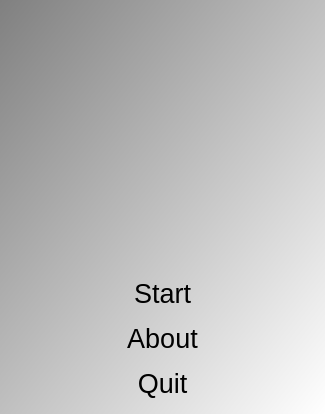
<?xml version="1.0" encoding="UTF-8"?>
<ui version="4.0">
 <class>QtTestQtRoundedRectItemMenuDialog</class>
 <widget class="QDialog" name="QtTestQtRoundedRectItemMenuDialog">
  <property name="geometry">
   <rect>
    <x>0</x>
    <y>0</y>
    <width>325</width>
    <height>414</height>
   </rect>
  </property>
  <property name="font">
   <font>
    <pointsize>20</pointsize>
   </font>
  </property>
  <property name="windowTitle">
   <string>TestQtRoundedRectItem</string>
  </property>
  <property name="windowIcon">
   <iconset resource="ToolTestQtRoundedRectItem.qrc">
    <normaloff>:/images/R.png</normaloff>:/images/R.png</iconset>
  </property>
  <property name="styleSheet">
   <string notr="true">QDialog { 
background-color: qlineargradient(x1: 0, y1: 0, x2: 1, y2: 1, stop: 0  #808080, stop: 1 #ffffff);
}
QPushButton { background-color: rgb(255, 255, 255);  }
QPushButton { color: rgb(0,0,0); }
QPushButton { font: 48px, &quot;monospace&quot; }</string>
  </property>
  <layout class="QGridLayout" name="gridLayout">
   <item row="1" column="0">
    <widget class="QPushButton" name="button_start">
     <property name="text">
      <string>Start</string>
     </property>
     <property name="flat">
      <bool>true</bool>
     </property>
    </widget>
   </item>
   <item row="3" column="0">
    <widget class="QPushButton" name="button_quit">
     <property name="text">
      <string>Quit</string>
     </property>
     <property name="flat">
      <bool>true</bool>
     </property>
    </widget>
   </item>
   <item row="2" column="0">
    <widget class="QPushButton" name="button_about">
     <property name="text">
      <string>About</string>
     </property>
     <property name="flat">
      <bool>true</bool>
     </property>
    </widget>
   </item>
   <item row="0" column="0">
    <widget class="QLabel" name="label_welcome">
     <property name="text">
      <string/>
     </property>
     <property name="pixmap">
      <pixmap resource="ToolTestQtRoundedRectItem.qrc">:/images/ToolTestQtRoundedRectItemWelcome.png</pixmap>
     </property>
     <property name="alignment">
      <set>Qt::AlignCenter</set>
     </property>
    </widget>
   </item>
  </layout>
 </widget>
 <tabstops>
  <tabstop>button_start</tabstop>
  <tabstop>button_about</tabstop>
  <tabstop>button_quit</tabstop>
 </tabstops>
 <resources>
  <include location="ToolTestQtRoundedRectItem.qrc"/>
 </resources>
 <connections/>
</ui>
